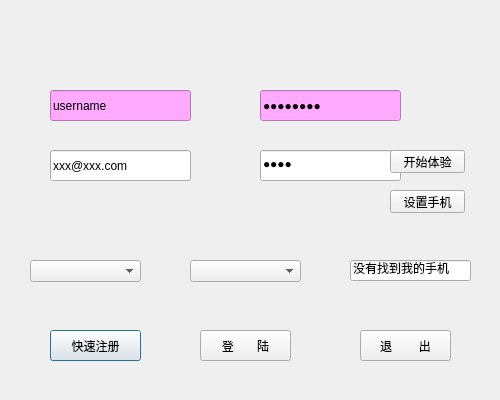
<?xml version="1.0" encoding="UTF-8"?>
<ui version="4.0">
 <class>myWizard</class>
 <widget class="QDialog" name="myWizard">
  <property name="geometry">
   <rect>
    <x>0</x>
    <y>0</y>
    <width>500</width>
    <height>400</height>
   </rect>
  </property>
  <property name="windowTitle">
   <string>Dialog</string>
  </property>
  <property name="styleSheet">
   <string notr="true">background-image: url(:/wizard/pic/res/wizardBackGroud.png);</string>
  </property>
  <widget class="QLineEdit" name="lineEdit_user">
   <property name="geometry">
    <rect>
     <x>50</x>
     <y>90</y>
     <width>141</width>
     <height>31</height>
    </rect>
   </property>
   <property name="styleSheet">
    <string notr="true">background-color: rgb(255, 170, 255);</string>
   </property>
   <property name="text">
    <string>username</string>
   </property>
  </widget>
  <widget class="QLineEdit" name="lineEdit_pass">
   <property name="geometry">
    <rect>
     <x>260</x>
     <y>90</y>
     <width>141</width>
     <height>31</height>
    </rect>
   </property>
   <property name="styleSheet">
    <string notr="true">background-color: rgb(255, 170, 255);</string>
   </property>
   <property name="text">
    <string>fuck you</string>
   </property>
   <property name="echoMode">
    <enum>QLineEdit::Password</enum>
   </property>
  </widget>
  <widget class="QLineEdit" name="lineEdit_pass_confirm">
   <property name="geometry">
    <rect>
     <x>260</x>
     <y>150</y>
     <width>141</width>
     <height>31</height>
    </rect>
   </property>
   <property name="text">
    <string>登陆留空</string>
   </property>
   <property name="echoMode">
    <enum>QLineEdit::Password</enum>
   </property>
  </widget>
  <widget class="QPushButton" name="pushButton_register">
   <property name="geometry">
    <rect>
     <x>50</x>
     <y>330</y>
     <width>91</width>
     <height>31</height>
    </rect>
   </property>
   <property name="text">
    <string>快速注册</string>
   </property>
  </widget>
  <widget class="QPushButton" name="pushButton_exit">
   <property name="geometry">
    <rect>
     <x>360</x>
     <y>330</y>
     <width>91</width>
     <height>31</height>
    </rect>
   </property>
   <property name="text">
    <string>退        出</string>
   </property>
  </widget>
  <widget class="QPushButton" name="pushButton_login">
   <property name="geometry">
    <rect>
     <x>200</x>
     <y>330</y>
     <width>91</width>
     <height>31</height>
    </rect>
   </property>
   <property name="text">
    <string>登       陆</string>
   </property>
  </widget>
  <widget class="QLabel" name="label_show_info">
   <property name="geometry">
    <rect>
     <x>110</x>
     <y>20</y>
     <width>251</width>
     <height>231</height>
    </rect>
   </property>
   <property name="text">
    <string/>
   </property>
  </widget>
  <widget class="QLabel" name="label_show_gif">
   <property name="geometry">
    <rect>
     <x>370</x>
     <y>10</y>
     <width>131</width>
     <height>121</height>
    </rect>
   </property>
   <property name="text">
    <string/>
   </property>
  </widget>
  <widget class="QPushButton" name="pushButton_complete">
   <property name="geometry">
    <rect>
     <x>390</x>
     <y>150</y>
     <width>75</width>
     <height>23</height>
    </rect>
   </property>
   <property name="text">
    <string>开始体验</string>
   </property>
  </widget>
  <widget class="QPushButton" name="pushButton_set_phone">
   <property name="geometry">
    <rect>
     <x>390</x>
     <y>190</y>
     <width>75</width>
     <height>23</height>
    </rect>
   </property>
   <property name="text">
    <string>设置手机</string>
   </property>
  </widget>
  <widget class="QComboBox" name="comboBox_phone_brife">
   <property name="geometry">
    <rect>
     <x>30</x>
     <y>260</y>
     <width>111</width>
     <height>22</height>
    </rect>
   </property>
   <property name="toolTip">
    <string>手机型号</string>
   </property>
   <property name="whatsThis">
    <string>这里输入手机型号</string>
   </property>
   <item>
    <property name="text">
     <string/>
    </property>
   </item>
  </widget>
  <widget class="QComboBox" name="comboBox_phone_detail">
   <property name="geometry">
    <rect>
     <x>190</x>
     <y>260</y>
     <width>111</width>
     <height>22</height>
    </rect>
   </property>
   <property name="toolTip">
    <string>手机品牌</string>
   </property>
  </widget>
  <widget class="QLineEdit" name="lineEdit_other_phone">
   <property name="geometry">
    <rect>
     <x>350</x>
     <y>260</y>
     <width>121</width>
     <height>21</height>
    </rect>
   </property>
   <property name="text">
    <string>没有找到我的手机</string>
   </property>
  </widget>
  <widget class="QLineEdit" name="lineEdit_mail">
   <property name="geometry">
    <rect>
     <x>50</x>
     <y>150</y>
     <width>141</width>
     <height>31</height>
    </rect>
   </property>
   <property name="text">
    <string>xxx@xxx.com</string>
   </property>
  </widget>
 </widget>
 <resources/>
 <connections/>
</ui>
